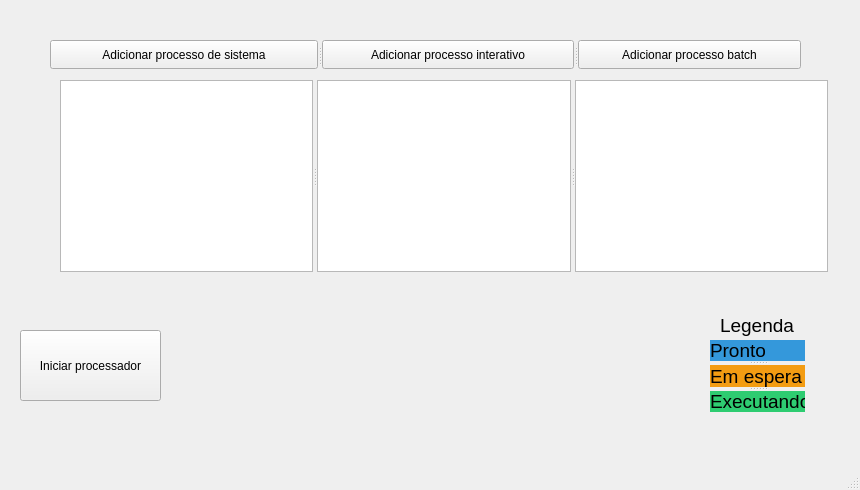
<?xml version="1.0" encoding="UTF-8"?>
<ui version="4.0">
 <class>MainWindow</class>
 <widget class="QMainWindow" name="MainWindow">
  <property name="geometry">
   <rect>
    <x>0</x>
    <y>0</y>
    <width>860</width>
    <height>490</height>
   </rect>
  </property>
  <property name="windowTitle">
   <string>Multiplas filas</string>
  </property>
  <widget class="QWidget" name="centralwidget">
   <widget class="QPushButton" name="pushButton">
    <property name="geometry">
     <rect>
      <x>20</x>
      <y>330</y>
      <width>141</width>
      <height>71</height>
     </rect>
    </property>
    <property name="text">
     <string>Iniciar processador</string>
    </property>
   </widget>
   <widget class="QLabel" name="lbl_pronto_2">
    <property name="geometry">
     <rect>
      <x>720</x>
      <y>310</y>
      <width>95</width>
      <height>31</height>
     </rect>
    </property>
    <property name="font">
     <font>
      <pointsize>14</pointsize>
     </font>
    </property>
    <property name="styleSheet">
     <string notr="true"/>
    </property>
    <property name="text">
     <string>Legenda</string>
    </property>
   </widget>
   <widget class="QSplitter" name="splitter">
    <property name="geometry">
     <rect>
      <x>50</x>
      <y>40</y>
      <width>751</width>
      <height>29</height>
     </rect>
    </property>
    <property name="orientation">
     <enum>Qt::Horizontal</enum>
    </property>
    <widget class="QPushButton" name="btn_sistema">
     <property name="toolTip">
      <string>&lt;html&gt;&lt;head/&gt;&lt;body&gt;&lt;p&gt;&lt;br/&gt;&lt;/p&gt;&lt;/body&gt;&lt;/html&gt;</string>
     </property>
     <property name="text">
      <string>Adicionar processo de sistema</string>
     </property>
    </widget>
    <widget class="QPushButton" name="btn_interativo">
     <property name="text">
      <string>Adicionar processo interativo</string>
     </property>
    </widget>
    <widget class="QPushButton" name="btn_batch">
     <property name="text">
      <string>Adicionar processo batch</string>
     </property>
    </widget>
   </widget>
   <widget class="QSplitter" name="splitter_2">
    <property name="geometry">
     <rect>
      <x>60</x>
      <y>80</y>
      <width>768</width>
      <height>192</height>
     </rect>
    </property>
    <property name="orientation">
     <enum>Qt::Horizontal</enum>
    </property>
    <widget class="QListWidget" name="fila_sistema">
     <property name="font">
      <font>
       <pointsize>14</pointsize>
       <weight>75</weight>
       <bold>true</bold>
      </font>
     </property>
    </widget>
    <widget class="QListWidget" name="fila_interativa">
     <property name="font">
      <font>
       <pointsize>14</pointsize>
      </font>
     </property>
    </widget>
    <widget class="QListWidget" name="fila_batch">
     <property name="font">
      <font>
       <pointsize>14</pointsize>
      </font>
     </property>
    </widget>
   </widget>
   <widget class="QSplitter" name="splitter_3">
    <property name="geometry">
     <rect>
      <x>710</x>
      <y>340</y>
      <width>95</width>
      <height>72</height>
     </rect>
    </property>
    <property name="orientation">
     <enum>Qt::Vertical</enum>
    </property>
    <widget class="QLabel" name="lbl_pronto">
     <property name="font">
      <font>
       <pointsize>14</pointsize>
      </font>
     </property>
     <property name="styleSheet">
      <string notr="true">background-color: rgb(52, 152, 219);</string>
     </property>
     <property name="text">
      <string>Pronto</string>
     </property>
    </widget>
    <widget class="QLabel" name="lbl_espera">
     <property name="font">
      <font>
       <pointsize>14</pointsize>
      </font>
     </property>
     <property name="styleSheet">
      <string notr="true">background-color: rgb(243, 156, 18);</string>
     </property>
     <property name="text">
      <string>Em espera</string>
     </property>
     <property name="textFormat">
      <enum>Qt::RichText</enum>
     </property>
    </widget>
    <widget class="QLabel" name="lbl_executando">
     <property name="font">
      <font>
       <pointsize>14</pointsize>
      </font>
     </property>
     <property name="styleSheet">
      <string notr="true">background-color: rgb(46, 204, 113);</string>
     </property>
     <property name="text">
      <string>Executando</string>
     </property>
    </widget>
   </widget>
  </widget>
  <widget class="QMenuBar" name="menubar">
   <property name="geometry">
    <rect>
     <x>0</x>
     <y>0</y>
     <width>860</width>
     <height>23</height>
    </rect>
   </property>
  </widget>
  <widget class="QStatusBar" name="statusbar"/>
  <action name="actionSobre">
   <property name="text">
    <string>Sobre</string>
   </property>
  </action>
 </widget>
 <resources/>
 <connections/>
</ui>
